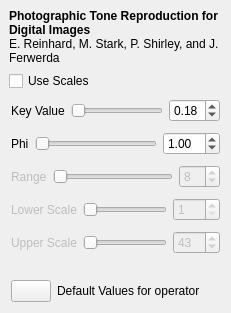
     <widget class="QWidget" name="tab_reinhard02" >
      <attribute name="title" >
       <string>Reinhard '0&amp;2</string>
      </attribute>
      <layout class="QVBoxLayout" >
       <property name="margin" >
        <number>9</number>
       </property>
       <property name="spacing" >
        <number>6</number>
       </property>
       <item>
        <widget class="QLabel" name="label_desc_reinhard02" >
         <property name="text" >
          <string>&lt;html>&lt;head>&lt;meta name="qrichtext" content="1" />&lt;style type="text/css">
p, li { white-space: pre-wrap; }
&lt;/style>&lt;/head>&lt;body style=" font-family:'Sans Serif'; font-size:9pt; font-weight:400; font-style:normal; text-decoration:none;">
&lt;p style=" margin-top:0px; margin-bottom:0px; margin-left:0px; margin-right:0px; -qt-block-indent:0; text-indent:0px;">&lt;span style=" font-weight:600;">Photographic Tone Reproduction for Digital Images&lt;/span>&lt;br />E. Reinhard, M. Stark, P. Shirley, and J. Ferwerda&lt;/p>&lt;/body>&lt;/html></string>
         </property>
         <property name="wordWrap" >
          <bool>true</bool>
         </property>
        </widget>
       </item>
       <item>
        <widget class="QCheckBox" name="usescalescheckbox" >
         <property name="text" >
          <string>Use Scales</string>
         </property>
        </widget>
       </item>
       <item>
        <layout class="QHBoxLayout" >
         <property name="margin" >
          <number>2</number>
         </property>
         <property name="spacing" >
          <number>6</number>
         </property>
         <item>
          <widget class="QLabel" name="label_key" >
           <property name="text" >
            <string>Key Value</string>
           </property>
          </widget>
         </item>
         <item>
          <widget class="QSlider" name="keySlider" >
           <property name="cursor" >
            <cursor>13</cursor>
           </property>
           <property name="maximum" >
            <number>100</number>
           </property>
           <property name="orientation" >
            <enum>Qt::Horizontal</enum>
           </property>
          </widget>
         </item>
         <item>
          <widget class="QDoubleSpinBox" name="keydsb" >
           <property name="maximum" >
            <double>1.000000000000000</double>
           </property>
           <property name="singleStep" >
            <double>0.200000000000000</double>
           </property>
           <property name="value" >
            <double>0.180000000000000</double>
           </property>
          </widget>
         </item>
        </layout>
       </item>
       <item>
        <layout class="QHBoxLayout" >
         <property name="margin" >
          <number>2</number>
         </property>
         <property name="spacing" >
          <number>6</number>
         </property>
         <item>
          <widget class="QLabel" name="label_phi" >
           <property name="text" >
            <string>Phi</string>
           </property>
          </widget>
         </item>
         <item>
          <widget class="QSlider" name="phiSlider" >
           <property name="cursor" >
            <cursor>13</cursor>
           </property>
           <property name="maximum" >
            <number>5000</number>
           </property>
           <property name="orientation" >
            <enum>Qt::Horizontal</enum>
           </property>
          </widget>
         </item>
         <item>
          <widget class="QDoubleSpinBox" name="phidsb" >
           <property name="maximum" >
            <double>50.000000000000000</double>
           </property>
           <property name="singleStep" >
            <double>7.000000000000000</double>
           </property>
           <property name="value" >
            <double>1.000000000000000</double>
           </property>
          </widget>
         </item>
        </layout>
       </item>
       <item>
        <layout class="QHBoxLayout" >
         <property name="margin" >
          <number>2</number>
         </property>
         <property name="spacing" >
          <number>6</number>
         </property>
         <item>
          <widget class="QLabel" name="label_range" >
           <property name="enabled" >
            <bool>false</bool>
           </property>
           <property name="text" >
            <string>Range</string>
           </property>
          </widget>
         </item>
         <item>
          <widget class="QSlider" name="range2Slider" >
           <property name="enabled" >
            <bool>false</bool>
           </property>
           <property name="cursor" >
            <cursor>13</cursor>
           </property>
           <property name="minimum" >
            <number>2</number>
           </property>
           <property name="maximum" >
            <number>15</number>
           </property>
           <property name="pageStep" >
            <number>1</number>
           </property>
           <property name="value" >
            <number>2</number>
           </property>
           <property name="orientation" >
            <enum>Qt::Horizontal</enum>
           </property>
          </widget>
         </item>
         <item>
          <widget class="QDoubleSpinBox" name="range2dsb" >
           <property name="enabled" >
            <bool>false</bool>
           </property>
           <property name="decimals" >
            <number>0</number>
           </property>
           <property name="maximum" >
            <double>15.000000000000000</double>
           </property>
           <property name="minimum" >
            <double>2.000000000000000</double>
           </property>
           <property name="value" >
            <double>8.000000000000000</double>
           </property>
          </widget>
         </item>
        </layout>
       </item>
       <item>
        <layout class="QHBoxLayout" >
         <property name="margin" >
          <number>2</number>
         </property>
         <property name="spacing" >
          <number>6</number>
         </property>
         <item>
          <widget class="QLabel" name="label_lowerscale" >
           <property name="enabled" >
            <bool>false</bool>
           </property>
           <property name="text" >
            <string>Lower Scale</string>
           </property>
          </widget>
         </item>
         <item>
          <widget class="QSlider" name="lowerSlider" >
           <property name="enabled" >
            <bool>false</bool>
           </property>
           <property name="cursor" >
            <cursor>13</cursor>
           </property>
           <property name="minimum" >
            <number>0</number>
           </property>
           <property name="maximum" >
            <number>99</number>
           </property>
           <property name="orientation" >
            <enum>Qt::Horizontal</enum>
           </property>
          </widget>
         </item>
         <item>
          <widget class="QDoubleSpinBox" name="lowerdsb" >
           <property name="enabled" >
            <bool>false</bool>
           </property>
           <property name="decimals" >
            <number>0</number>
           </property>
           <property name="maximum" >
            <double>100.000000000000000</double>
           </property>
           <property name="minimum" >
            <double>1.000000000000000</double>
           </property>
           <property name="singleStep" >
            <double>10.000000000000000</double>
           </property>
           <property name="value" >
            <double>1.000000000000000</double>
           </property>
          </widget>
         </item>
        </layout>
       </item>
       <item>
        <layout class="QHBoxLayout" >
         <property name="margin" >
          <number>2</number>
         </property>
         <property name="spacing" >
          <number>6</number>
         </property>
         <item>
          <widget class="QLabel" name="label_upperscale" >
           <property name="enabled" >
            <bool>false</bool>
           </property>
           <property name="text" >
            <string>Upper Scale</string>
           </property>
          </widget>
         </item>
         <item>
          <widget class="QSlider" name="upperSlider" >
           <property name="enabled" >
            <bool>false</bool>
           </property>
           <property name="cursor" >
            <cursor>13</cursor>
           </property>
           <property name="minimum" >
            <number>0</number>
           </property>
           <property name="maximum" >
            <number>99</number>
           </property>
           <property name="orientation" >
            <enum>Qt::Horizontal</enum>
           </property>
          </widget>
         </item>
         <item>
          <widget class="QDoubleSpinBox" name="upperdsb" >
           <property name="enabled" >
            <bool>false</bool>
           </property>
           <property name="decimals" >
            <number>0</number>
           </property>
           <property name="maximum" >
            <double>100.000000000000000</double>
           </property>
           <property name="minimum" >
            <double>1.000000000000000</double>
           </property>
           <property name="singleStep" >
            <double>10.000000000000000</double>
           </property>
           <property name="value" >
            <double>43.000000000000000</double>
           </property>
          </widget>
         </item>
        </layout>
       </item>
       <item>
        <spacer>
         <property name="orientation" >
          <enum>Qt::Vertical</enum>
         </property>
         <property name="sizeHint" >
          <size>
           <width>20</width>
           <height>16</height>
          </size>
         </property>
        </spacer>
       </item>
       <item>
        <layout class="QHBoxLayout" >
         <property name="margin" >
          <number>2</number>
         </property>
         <property name="spacing" >
          <number>6</number>
         </property>
         <item>
          <widget class="QPushButton" name="reinhard02Default" >
           <property name="toolTip" >
            <string>Restore operator's default values</string>
           </property>
           <property name="text" >
            <string/>
           </property>
           <property name="icon" >
            <iconset resource="../icons.qrc" >:/new/prefix1/images/undo.png</iconset>
           </property>
          </widget>
         </item>
         <item>
          <widget class="QLabel" name="label_7" >
           <property name="text" >
            <string>Default Values for operator</string>
           </property>
          </widget>
         </item>
         <item>
          <spacer>
           <property name="orientation" >
            <enum>Qt::Horizontal</enum>
           </property>
           <property name="sizeHint" >
            <size>
             <width>2</width>
             <height>20</height>
            </size>
           </property>
          </spacer>
         </item>
        </layout>
       </item>
      </layout>
     </widget>
